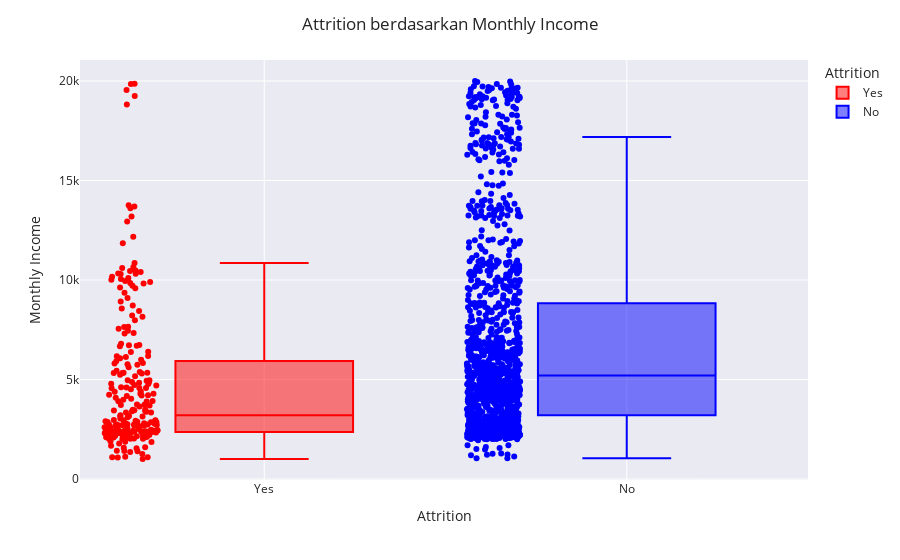

Notebook cell for this chart:
### Code cell
fig = px.box(attrition_moincom, x='Attrition', y='MonthlyIncome', color='Attrition', 
             points='all',color_discrete_map={'No': 'blue', 'Yes': 'red'})

fig.update_layout(
    title='Attrition berdasarkan Monthly Income',
    xaxis=dict(title='Attrition'),
    yaxis=dict(title='Monthly Income'),
    template='seaborn'
    
)

fig.show()

### Figure 1 — Plotly figure (JSON) as saved in the notebook; plotly's stock layout.template omitted (floating-point values rounded to 4 significant figures; data arrays with more than 128 entries replaced by an {"elided": "..."} marker saying what was removed)
{"data": [{"alignmentgroup": "True", "boxpoints": "all", "hovertemplate": "Attrition=%{x}<br>MonthlyIncome=%{y}<extra></extra>", "legendgroup": "Yes", "marker": {"color": "red"}, "name": "Yes", "notched": false, "offsetgroup": "Yes", "orientation": "v", "showlegend": true, "type": "box", "x": {"elided": "237 str values"}, "x0": " ", "xaxis": "x", "y": {"elided": "237 int values"}, "y0": " ", "yaxis": "y"}, {"alignmentgroup": "True", "boxpoints": "all", "hovertemplate": "Attrition=%{x}<br>MonthlyIncome=%{y}<extra></extra>", "legendgroup": "No", "marker": {"color": "blue"}, "name": "No", "notched": false, "offsetgroup": "No", "orientation": "v", "showlegend": true, "type": "box", "x": {"elided": "1233 str values"}, "x0": " ", "xaxis": "x", "y": {"elided": "1233 int values"}, "y0": " ", "yaxis": "y"}], "layout": {"boxmode": "overlay", "legend": {"title": {"text": "Attrition"}, "tracegroupgap": 0}, "margin": {"t": 60}, "title": {"text": "Attrition berdasarkan Monthly Income"}, "xaxis": {"anchor": "y", "categoryarray": ["Yes", "No"], "categoryorder": "array", "domain": [0, 1], "title": {"text": "Attrition"}}, "yaxis": {"anchor": "x", "domain": [0, 1], "title": {"text": "Monthly Income"}}}}
